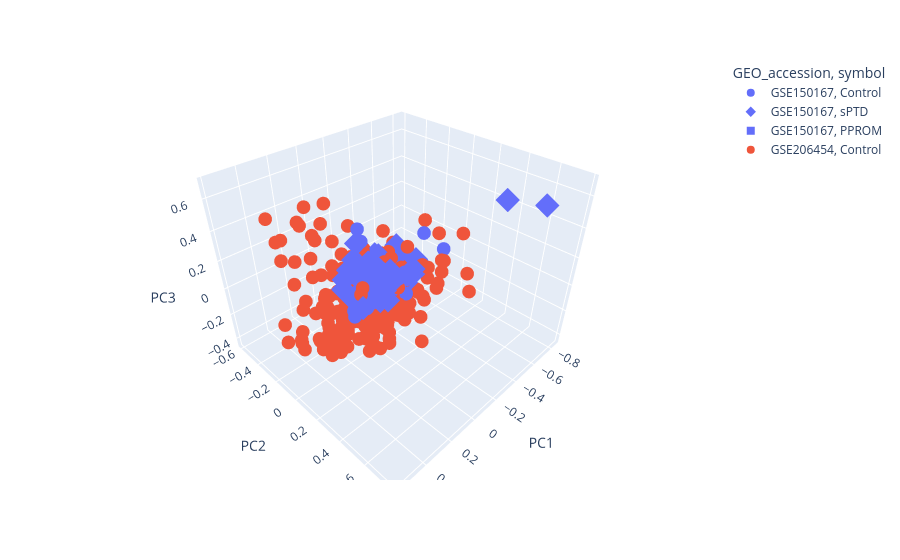

Notebook code for this chart:
### Code cell
# 3D scatter plot and data rotation
fig = px.scatter_3d(scores, x = 'PC1', y= 'PC2', z = 'PC3', color = labels, symbol = symbols)
fig.show()
